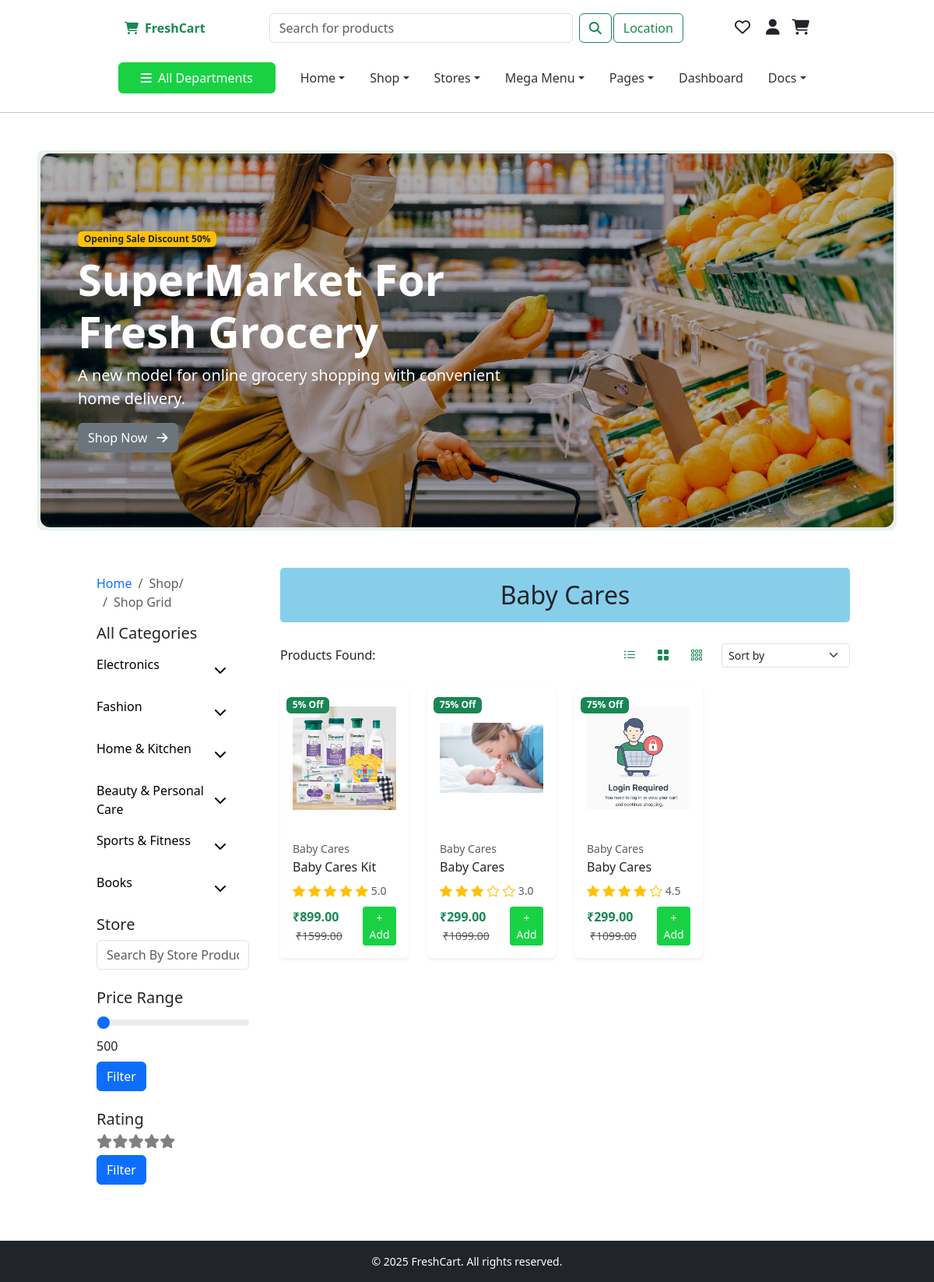
Screenshot of /products/category/2/ with the database file from the repository.
### core/models.py (models this page shows, shortened)
class Category(models.Model):
    name = models.CharField(max_length=100)
    image = models.ImageField(upload_to='categories/', blank=True, null=True)
    is_featured_categories = models.BooleanField(default=False)

class Product(models.Model):
    category = models.ForeignKey(Category, on_delete=models.CASCADE, related_name='products')
    name = models.CharField(max_length=200)
    slug = models.SlugField(unique=True)
    price = models.DecimalField(max_digits=10, decimal_places=2)
    old_price = models.DecimalField(max_digits=10, decimal_places=2, null=True, blank=True)
    discount = models.PositiveIntegerField(blank=True, null=True)
    discount_end_time = models.DateTimeField(blank=True, null=True)
    rating = models.DecimalField(max_digits=2, decimal_places=1, default=0.0)
    image = models.ImageField(upload_to='products/', default='products/default.jpg')
    is_available = models.BooleanField(default=True)
    created_at = models.DateTimeField(auto_now_add=True)
    is_popular = models.BooleanField(default=False)
    is_daily_best_sell = models.BooleanField(default=False)

### products/views.py (the view)
# urls.py: path('category/<int:category_id>/', views.category_detail, name='category_detail'),
def category_detail(request, category_id):
    category = get_object_or_404(Category, id=category_id)
    products = Product.objects.filter(
        category__name=category.name,  # Category ka name match
        is_available=True              # Aur available bhi ho
    )
    return render(request, 'products/category_detail.html', {
        'category': category,
        'products': products
    })

### templates/products/category_detail.html (shortened to what this page needs)
{% extends 'core/base.html' %}
{% load static %}
{% block content %}
  <div class="container mt-5">
    <div class="row">
      <div class="col-md-3 mb-4">
        {% include 'products/category_listing.html' %}
      </div>
      <div class="col-md-9">
        <h2 class="mb-4 p-3 text-center" style="background-color: skyblue; border-radius: 5px;">{{ category.name }}</h2>
        <div class="d-flex justify-content-between align-items-center mb-4 flex-wrap gap-2">
          <div>
            <span>Products Found: <strong>{{ products_count }}</strong></span>
          </div>
          <div class="d-flex align-items-center gap-2">
            <div class="btn-group">
              <button type="button" class="btn btn-outline-success border-0"><i class="bi bi-list-ul me-1"></i></button>
              <button type="button" class="btn btn-outline-success border-0"><i class="bi bi-grid-fill me-1"></i></button>
              <button type="button" class="btn btn-outline-success border-0"><i class="bi bi-grid-3x3-gap me-1"></i></button>
            </div>
            <div>
              <select class="form-select form-select-sm">
                <option selected>Sort by</option>
              </select>
            </div>
          </div>
        </div>
        <div class="row row-cols-2 row-cols-md-4 g-4">
          {% for product in products %}
            <div class="col">
              <div class="card h-100 position-relative border-0 shadow-sm">
                {% if product.discount %}
                  <div class="position-absolute top-0 start-0 m-2">
                    <span class="badge bg-success">{{ product.discount }}% Off</span>
                  </div>
                {% endif %}
                {% if product.slug %}
                  <a href="{% url 'product_detail' product.slug %}"><img src="{{ product.image.url }}" class="card-img-top p-3" style="height: 180px; object-fit: contain;" alt="{{ product.name }}" /></a>
                {% else %}
                  <img src="{{ product.image.url }}" class="card-img-top p-3" style="height: 180px; object-fit: contain;" alt="{{ product.name }}" />
                {% endif %}
                <div class="card-body">
                  <small class="text-muted d-block mb-1">{{ product.category.name }}</small>
                  <h6 class="text-dark"><a href="{% url 'product_detail' product.slug %}" class="text-decoration-none text-dark">{{ product.name }}</a></h6>
                  <div class="d-flex align-items-center mb-2">
                    <div class="text-warning me-1">
                      {% for i in "12345" %}
                        {% with half_star=forloop.counter0|add:'0.5' %}
                          {% if forloop.counter <= product.rating %}
                            <i class="bi bi-star-fill"></i>
                          {% elif product.rating|floatformat:1 == half_star %}
                            <i class="bi bi-star-half"></i>
                          {% else %}
                            <i class="bi bi-star"></i>
                          {% endif %}
                        {% endwith %}
                      {% endfor %}
                    </div>
                    <small class="text-muted">{{ product.rating|floatformat:1 }}</small>
                  </div>
                  <div class="d-flex align-items-center justify-content-between">
                    <div>
                      <span class="text-success fw-bold">₹{{ product.price }}</span>
                      {% if product.old_price %}
                        <small class="text-muted text-decoration-line-through ms-1">₹{{ product.old_price }}</small>
                      {% endif %}
                    </div>
                    <a href="{% url 'add_to_cart' product.id %}" class="btn btn-sm btn-success">+ Add</a>
                  </div>
                </div>
              </div>
            </div>
          {% empty %}
            <div class="col-12">
              <div class="alert alert-info text-center" role="alert">No products available in this category.</div>
            </div>
          {% endfor %}
        </div>
      </div>
    </div>
  </div>
  <link rel="stylesheet" href="{% static 'css/products/category_detail.css' %}" />
{% endblock %}

### rows the page displays
Category: name "Baby Cares"
Product: discount "5", image (picture), category.name "Baby Cares", name "Baby Cares Kit", rating "5.0", price "899.00", old_price "1599.00"
Product: discount "75", image (picture), category.name "Baby Cares", name "Baby Cares", rating "3.0", price "299.00", old_price "1099.00"
Product: discount "75", image (picture), category.name "Baby Cares", name "Baby Cares", rating "4.5", price "299.00", old_price "1099.00"

### other values shown
{{ request.GET.price_range|default:500 }} "500"
